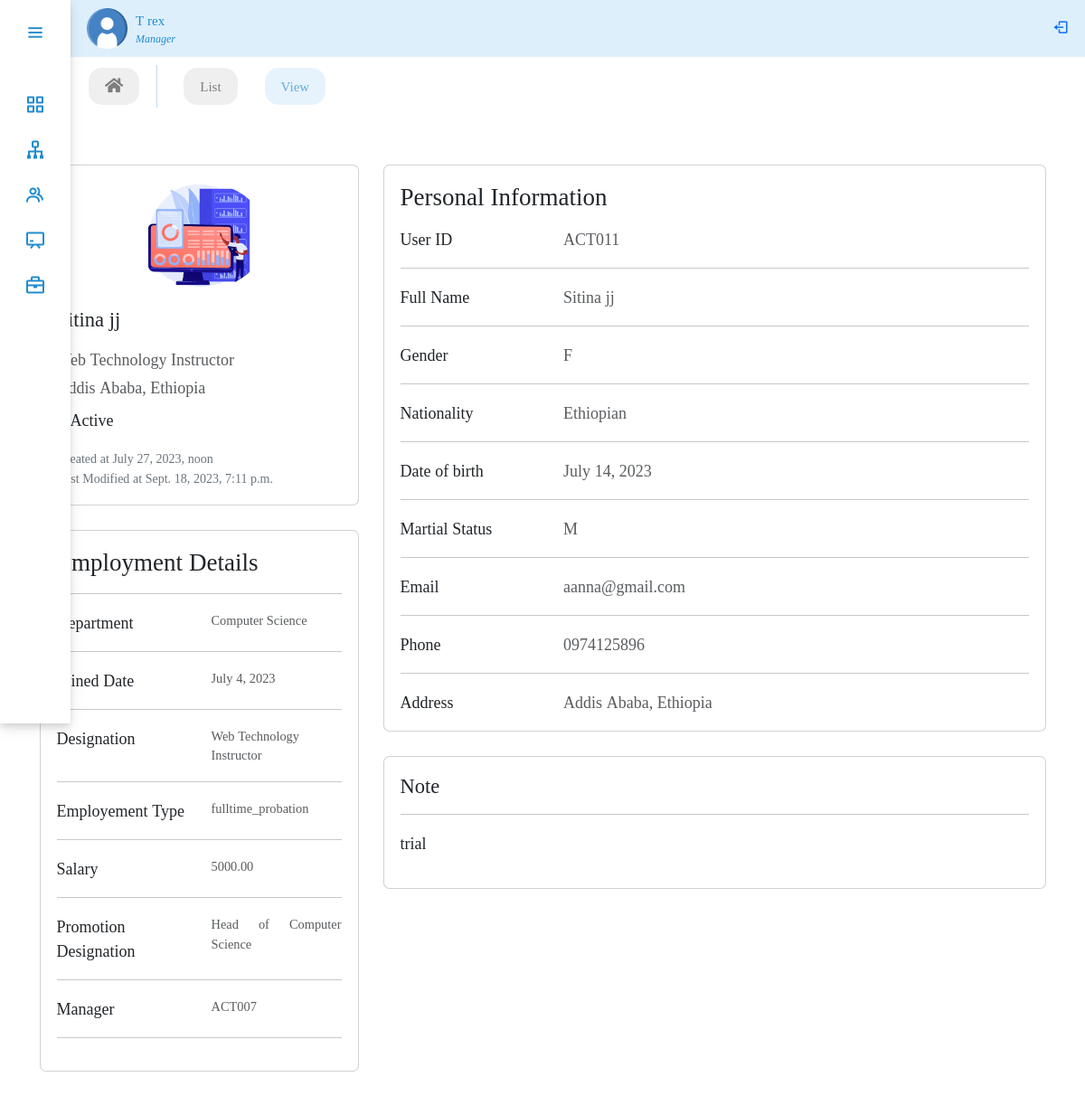
The page /panel/employee/4/ (signed in) on the database its author committed.
### performance/models.py (models this page shows, shortened)
class CustomUser(AbstractBaseUser, PermissionsMixin):
    user_id = models.CharField(max_length=10, unique=True)
    first_name = models.CharField(max_length=30)
    last_name = models.CharField(max_length=30)
    is_active = models.BooleanField(default=True)
    is_manager = models.BooleanField(default=False)
    is_employee = models.BooleanField(default=False)
    is_admin = models.BooleanField(default=False)
    is_staff = models.BooleanField(default=False)
    is_superuser = models.BooleanField(default=False)
    objects = UserManager()
    USERNAME_FIELD = 'user_id'
    REQUIRED_FIELDS = ['first_name', 'last_name']
    class Meta:
        permissions = [
            ("view_manager_pages", "Can view manager pages"),
            ("view_employee_pages", "Can view employee pages"),
        ]
    def __str__(self):
        return self.user_id

class Employee(models.Model):
    user = models.OneToOneField(
        CustomUser, on_delete=models.CASCADE, null=True, blank=True, related_name='user')
    GENDER_CHOICES = (
        ('M', 'Male'),
        ('F', 'Female'),
    )
    MARITAL_STATUS_CHOICES = (
        ('S', 'Single'),
        ('M', 'Married'),
        ('D', 'Divorced'),
        ('W', 'Widowed'),
    )
    EMPLOYMENT_TYPE_CHOICES = (
        ('fulltime_permanent', 'Fulltime Permanent'),
        ('fulltime_probation', 'Fulltime Probation'),
        ('part_time_contract', 'Part Time Contract'),
    )
    STATUS_CHOICES = (
        ('A', 'Active'),
        ('IN', 'Inactive'),
    )
    avatar = models.ImageField(upload_to='avatar/', null=True, blank=True)
    gender = models.CharField(max_length=1, choices=GENDER_CHOICES, null=True)
    dob = models.DateField(blank=True, null=True)
    nationality = models.CharField(max_length=100, null=True, blank=True)
    marital_status = models.CharField(
        max_length=50, choices=MARITAL_STATUS_CHOICES, null=True, blank=True)
    phone_number = models.CharField(max_length=20, null=True, blank=True)
    email = models.EmailField(max_length=254)
    address = models.CharField(max_length=100, null=True, blank=True)
    joined_date = models.DateField(null=True)
    department = models.ForeignKey(
        Department, on_delete=models.SET_NULL, null=True, blank=True)
    designation = models.ForeignKey(
        Designation, on_delete=models.SET_NULL, null=True)
    employment_type = models.CharField(
        max_length=20, choices=EMPLOYMENT_TYPE_CHOICES, null=True)
    salary = models.DecimalField(
        max_digits=10, decimal_places=2, null=True, blank=True)
    promotion_designation = models.ForeignKey(
        Designation, on_delete=models.SET_NULL, related_name='promotion', null=True, blank=True)
    manager = models.ForeignKey(
        CustomUser, on_delete=models.SET_NULL, null=True, blank=True)
    created_at = models.DateTimeField(auto_now_add=True, null=True, blank=True)
    updated_at = models.DateTimeField(auto_now=True, null=True, blank=True)
    status = models.CharField(max_length=50, null=True, choices=STATUS_CHOICES)
    note = models.TextField(blank=True, null=True)
    objects = ActiveEmployeeManager()

class Designation(models.Model):
    department = models.ForeignKey(
        Department, on_delete=models.SET_NULL, related_name='designations', null=True, blank=True)
    job_title = models.CharField(max_length=100, null=True)
    created_at = models.DateTimeField(auto_now_add=True, null=True)
    updated_at = models.DateTimeField(auto_now=True, null=True)
    def __str__(self):
        return self.job_title

class Department(models.Model):
    department_name = models.CharField(max_length=100, null=True)
    department_head = models.ForeignKey(
        CustomUser, on_delete=models.SET_NULL, related_name='head_of_department', blank=True, null=True)
    status = models.BooleanField(default=True, null=True)
    created_at = models.DateTimeField(auto_now_add=True, null=True)
    updated_at = models.DateTimeField(auto_now=True, null=True)
    def __str__(self):
        return self.department_name

### performance/views.py (the view)
class EmployeeDetailView(UserPassesTestMixin, DetailView):
    model = Employee
    template_name = 'performance/employee_detail.html'
    context_object_name = 'employee_detail'
    def test_func(self):
        return is_manager(self.request.user)

### performance/models.py (called while the page is built)
    def get_queryset(self):
        return super().get_queryset().exclude(status='In')

### performance/views.py (called while the page is built)
def is_manager(user):
    return user.is_authenticated and user.is_manager

### performance/templates/performance/employee_detail.html (shortened to what this page needs)
{% extends 'performance/adminPanel.html' %}
{% load static %}
{% block body %}
<ul class="nav panelNav fw-medium">
    <li class="nav-item">
        <a class="nav-link" href="{% url 'dashboard' %}"><i class="fa fa-home"></i></a>
    </li>
    <li class="nav-item">
        <a class="nav-link" href="{% url 'employees' %}"> List</a>
    </li>
    <li class="nav-item">
        <a class="nav-link active" href="">View</a>
    </li>
</ul>
<section>
  <div class="container py-5">
    <div class="row">
      <div class="col-lg-4">
        <div class="card mb-4">
          <div class="card-body text-center">
            <img src="{{ employee_detail.avatar.url }}" alt="avatar"
              class="rounded-circle img-fluid" style="width: 150px;">
            <h5 class="my-3">{{employee_detail.user.first_name}} {{employee_detail.user.last_name}}</h5>
            <p class="text-muted mb-1"> {{employee_detail.designation}}</p>
            <p class="text-muted mb-2">{{employee_detail.address}}</p>
            <div class="d-flex align-items-center m-0 mb-3">
                {% if employee_detail.status == "A" %}
                <p class="m-0">Active</p>
                {% else %}
                <div style="width:10px; height:10px; background-color:#dc3545; border-radius:50%; padding:0.25rem; margin-right: 5px;"></div>
                <p class="m-0">Inactive</p>
                {% endif %}
            </div>
             <div>
                <p style="font-size: 14px; margin:1px;" class="text-secondary">Created at {{employee_detail.created_at}} </p>
                <p style="font-size: 14px; margin:1px;" class="text-secondary">Last Modified at {{employee_detail.updated_at}} </p>
            </div>
          </div>
        </div>
        <div class="card mb-4 mb-lg-0">
          <div class="card-body">
            <h4 class="mb-3">Employment Details</h4>
            <hr>
            <div class="row" ">
              <div class="col-sm-6">
                <p class="mb-0">Department</p>
              </div>
              <div class="col-sm-6">
                <p class="text-muted mb-0" style="font-size: 0.8rem;">{{employee_detail.department}}</p>
              </div>
            </div>
            <hr>
            <div class="row" >
              <div class="col-sm-6">
                <p class="mb-0">Joined Date</p>
              </div>
              <div class="col-sm-6">
                <p class="text-muted mb-0" style="font-size: 0.8rem;">{{employee_detail.joined_date}}</p>
              </div>
            </div>
            <hr>
            <div class="row" >
              <div class="col-sm-6">
                <p class="mb-0">Designation</p>
              </div>
              <div class="col-sm-6">
                <p class="text-muted mb-0" style="font-size: 0.8rem; text-align: left;">{{employee_detail.designation}}</p>
              </div>
            </div>
            <hr>
            <div class="row" >
              <div class="col-sm-6">
                <p class="mb-0">Employement Type</p>
              </div>
              <div class="col-sm-6">
                <p class="text-muted mb-0" style="font-size: 0.8rem;">{{employee_detail.employment_type}}</p>
              </div>
            </div>
            <hr>
            <div class="row" >
              <div class="col-sm-6">
                <p class="mb-0">Salary</p>
              </div>
              <div class="col-sm-6">
                <p class="text-muted mb-0" style="font-size: 0.8rem;">{{employee_detail.salary}}</p>
              </div>
            </div>
            <hr>
            <div class="row" ">
              <div class="col-sm-6">
                <p class="mb-0">Promotion Designation</p>
              </div>
              <div class="col-sm-6">
                <p class="text-muted mb-0" style="font-size: 0.8rem;">{{employee_detail.promotion_designation}}</p>
              </div>
            </div>
            <hr>
            <div class="row" ">
              <div class="col-sm-6">
                <p class="mb-0">Manager</p>
              </div>
              <div class="col-sm-6">
                <p class="text-muted mb-0" style="font-size: 0.8rem;">{{employee_detail.manager}}</p>
              </div>
            </div>
            <hr>
          </div>
        </div>
      </div>
      <div class="col-lg-8">
        <div class="card mb-4">
          <div class="card-body">
            <h4 class="mb-3">Personal Information</h4>
            <div class="row">
              <div class="col-sm-3">
                <p class="mb-0">User ID</p>
              </div>
              <div class="col-sm-9">
                <p class="text-muted mb-0">{{employee_detail.user.user_id}}</p>
              </div>
            </div>
            <hr>
            <div class="row">
              <div class="col-sm-3">
                <p class="mb-0">Full Name</p>
              </div>
              <div class="col-sm-9">
                <p class="text-muted mb-0">{{employee_detail.user.first_name}} {{employee_detail.user.last_name}}</p>
              </div>
            </div>
             <hr>
            <div class="row">
              <div class="col-sm-3">
                <p class="mb-0">Gender</p>
              </div>
              <div class="col-sm-9">
                <p class="text-muted mb-0">{{employee_detail.gender}}</p>
              </div>
            </div>
            <hr>
            <div class="row">
              <div class="col-sm-3">
                <p class="mb-0">Nationality</p>
              </div>
              <div class="col-sm-9">
                <p class="text-muted mb-0">{{employee_detail.nationality}}</p>
              </div>
            </div>
            <hr>
            <div class="row">
              <div class="col-sm-3">
                <p class="mb-0">Date of birth</p>
              </div>
              <div class="col-sm-9">
                <p class="text-muted mb-0">{{employee_detail.dob}}</p>
              </div>
            </div>
            <hr>
            <div class="row">
              <div class="col-sm-3">
                <p class="mb-0">Martial Status</p>
              </div>
              <div class="col-sm-9">
                <p class="text-muted mb-0">{{employee_detail.marital_status}}</p>
              </div>
            </div>
            <hr>
            <div class="row">
              <div class="col-sm-3">
                <p class="mb-0">Email</p>
              </div>
              <div class="col-sm-9">
                <p class="text-muted mb-0">{{employee_detail.email}}</p>
              </div>
            </div>
            <hr>
            <div class="row">
              <div class="col-sm-3">
                <p class="mb-0">Phone</p>
              </div>
              <div class="col-sm-9">
                <p class="text-muted mb-0">{{employee_detail.phone_number}}</p>
              </div>
            </div>
           <hr>
            <div class="row">
              <div class="col-sm-3">
                <p class="mb-0">Address</p>
              </div>
              <div class="col-sm-9">
                <p class="text-muted mb-0">{{employee_detail.address}}</p>
              </div>
            </div>
          </div>
        </div>
        <div class="row mb-4">
          <div class="col-md-12">
            <div class="card  mb-md-0">
              <div class="card-body">
                <h5>Note</h5>
                <hr>
                <p>{{employee_detail.note}}</p>
            </div>
            </div>
          </div>
        </div>
      </div>
    </div>
  </div>
</section>
{% endblock body%}

### performance/templates/performance/adminPanel.html (shortened to what this page needs)
{% extends 'performance/base.html' %}
{% load static %}
{% block sidebar %}
<div class="sidebar">
  <div class="logo_details">
    <i class="bx bx-menu" id="btns"></i>
  </div>
  <ul class="nav-list">
    <li>
      {% if user.is_manager %}
       <a href="{% url 'dashboard' %}">
        <i class="bx bx-grid-alt"></i>
      </a>
      {% endif %}
    </li>
    {% if user.is_manager %}
    <li>
      <a href="{% url 'department' %}">
        <i class="bx bx-sitemap"></i>
      </a>
    </li>
    {% endif %}
    {% if user.is_manager %}
    <li>
      <a href="{% url 'employees'  %}">
        <i class="bx bx-group"></i>
      </a>
    </li>
    {% endif %}
    <li>
      {% if user.is_manager %}
      <a href="{% url 'training' %}">
        <i class="bx bx-chalkboard"></i>
      </a>
      {% endif %}
    </li>
     <li>
      {% if user.is_manager %}
      <a href="{% url 'development' %}">
        <i class="bx bx-briefcase"></i>
      </a>
      {% endif %}
    </li>
  </ul>
</div>
<nav class="navbar mainNav">
    <ul class="nav">
      <li class="nav-item profile">
        <div class="profile_details d-flex mx-3">
          <img src="{% static 'performance/images/user.png' %}" width="45" alt="">
          <div class="profile_content mx-2 my-auto">
            <div class="name">{{user.first_name}} {{user.last_name}}</div>
            {% if user.is_manager %}
            <div class="designation">Manager</div>
            {% endif %}
          </div>
        </div>
      </li>
    </ul>
    <span class="navbar-text small pe-3">
      <form action="{% url 'logout' %}" method="post">
      <button type="submit" style="border:none; background:transparent; "> <i class="bx bx-log-out text-primary" id="log_out"></i></button>
    </form>
    </span>
</nav>
{% endblock sidebar %}

### performance/static/performance/css/style.css (style rules this page uses)
:root { --color-default: #218ccc; --color-second:#DEEFFC; --color-white:#fff; --color-body:#e4e9f7; --color-light:#e0e0e0; }
* { margin: 0; padding: 0; font-size: 18px; font-family: 'Noto Serif Georgian', serif; text-align: justify; box-sizing: border-box; }
span { color: var(--color-default); font-size: 50px; }
.sidebar { min-height: 100vh; width: 78px; padding: 6px 14px; z-index: 99; background-color: var(--color-white); transition: all .5s ease; position: fixed; top: 0; left: 0; margin: 0; padding: 0 auto; box-shadow: 0 4px 6px rgba(0, 0, 0, 0.1), 0 5px 15px rgba(0, 0, 0, 0.1); }
.sidebar .logo_details { height: 60px; display: flex; align-items: center; position: relative; }
.sidebar .logo_details #btns { position: absolute; top:50%; right: 0; transform: translateY(-50%); font-size: 23px; text-align: center; cursor: pointer; transition: all .5s ease; }
.sidebar i { color:var(--color-default); height: 60px; line-height: 60px; min-width: 50px; font-size: 25px; text-align: center; }
.sidebar .nav-list { margin-top: 30px; height: 100%; padding: 0; }
.sidebar li { position: relative; margin:8px 0; list-style: none; }
.sidebar li a { display: flex; height: 100%; width: 100%; align-items: center; text-decoration: none; position: relative; transition: all .5s ease; z-index: 12; }
.sidebar li a::after { content: ""; position: absolute; width: 100%; height: 100%; transform: scaleX(0); background-color: var(--color-second); border-radius: 5px; transition: transform 0.3s ease-in-out; transform-origin: left; z-index: -2; }
.sidebar li i { height: 42px; line-height: 40px; font-size: 24px; }
.mainNav { background-color: var(--color-second); position: relative; top: 0; left: 78px; width: calc(100% - 78px); transition: all .5s ease; z-index: 2; }
.mainNav li.profile .name, .mainNav li.profile .designation { font-size: 15px; font-weight: 400; color:var(--color-default); white-space: nowrap; }
.mainNav li.profile .designation { font-size: 12px; font-style: italic; }
.panelNav { position: relative; top: 0; left: 78px; width: calc(100% - 78px); transition: all .5s ease; z-index: 2; }
.panelNav { background-color: var(--color-white); }
.panelNav .nav-link { color: #000; background-color: var(--color-light); border-radius: 15px; font-size: 15px; margin: 12px 10px 12px 20px; opacity: 0.5; }
.panelNav .nav-link.active { opacity: 0.7; background-color: var(--color-second); color: var(--color-default); }

### rows shown on the page
CustomUser: first_name "T", last_name "rex"
Employee: avatar (picture), user.first_name "Sitina", user.last_name "jj", designation "Web Technology Instructor", address "Addis Ababa, Ethiopia", created_at "July 27, 2023, noon", updated_at "Sept. 18, 2023, 7:11 p.m.", department "Computer Science", joined_date "July 4, 2023", employment_type "fulltime_probation", salary "5000.00", promotion_designation "Head of Computer Science", manager "ACT007", user.user_id "ACT011", gender "F", nationality "Ethiopian", dob "July 14, 2023", marital_status "M", email "aanna@gmail.com", phone_number "0974125896", note "trial"
